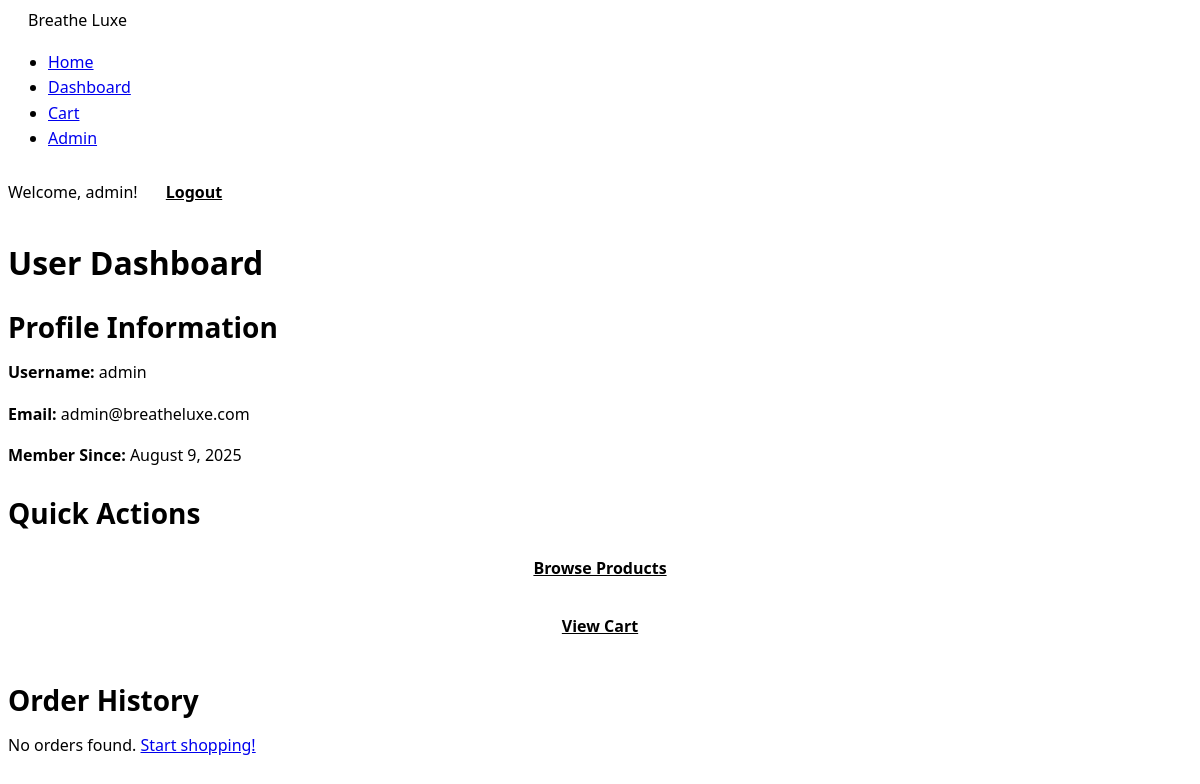
/dashboard.php (signed in), run on the app's committed database.
### tables this page shows
CREATE TABLE users (
    id INT AUTO_INCREMENT PRIMARY KEY,
    username VARCHAR(50) UNIQUE NOT NULL,
    email VARCHAR(100) UNIQUE NOT NULL,
    password VARCHAR(255) NOT NULL,
    created_at TIMESTAMP DEFAULT CURRENT_TIMESTAMP
);

### config.php (called while the page is built, shortened)
<?php
function isAdmin() {
    return isset($_SESSION['username']) && $_SESSION['username'] === 'admin';
}
?>

### dashboard.php (the view, shortened to what this page needs)
<?php
require_once 'config.php';
$pdo = getDBConnection();
$stmt = $pdo->prepare("SELECT username, email, created_at FROM users WHERE id = ?");
$stmt->execute([$_SESSION['user_id']]);
$user = $stmt->fetch(PDO::FETCH_ASSOC);
try {
    $stmt = $pdo->query("SHOW TABLES LIKE 'orders'");
    $tableExists = $stmt->rowCount() > 0;
    if (!$tableExists) {
        $pdo->exec("
            CREATE TABLE orders (
                id INT AUTO_INCREMENT PRIMARY KEY,
                user_id INT NOT NULL,
                order_data TEXT NOT NULL,
                total_price DECIMAL(10,2) NOT NULL DEFAULT 0.00,
                payment_method VARCHAR(50) NOT NULL DEFAULT 'Unknown',
                status VARCHAR(20) DEFAULT 'pending',
                order_date TIMESTAMP DEFAULT CURRENT_TIMESTAMP,
                FOREIGN KEY (user_id) REFERENCES users(id) ON DELETE CASCADE
            )
        ");
        $orders = [];
    } else {
        $stmt = $pdo->prepare("
            SELECT id, user_id, order_date,
                   IFNULL(total_price, 0) as total_price,
                   IFNULL(payment_method, 'Unknown') as payment_method,
                   IFNULL(status, 'pending') as status
            FROM orders
            WHERE user_id = ?
            ORDER BY order_date DESC
        ");
        $stmt->execute([$_SESSION['user_id']]);
        $orders = $stmt->fetchAll(PDO::FETCH_ASSOC);
    }
} catch (PDOException $e) {
    error_log("Dashboard Error: " . $e->getMessage());
    $orders = [];
}
?>
<!DOCTYPE html>
<html lang="en">
<head>
    <link rel="stylesheet" href="style.css">
</head>
<body>
    <header>
        <div class="container">
            <div class="header-content">
                <div class="logo">Breathe Luxe</div>
                <nav>
                    <ul>
                        <li><a href="index.php">Home</a></li>
                        <li><a href="dashboard.php">Dashboard</a></li>
                        <li><a href="cart.php">Cart</a></li>
                        <?php if (isAdmin()): ?>
                            <li><a href="admin.php">Admin</a></li>
                        <?php endif; ?>
                    </ul>
                </nav>
                <div class="user-actions">
                    <span>Welcome, <?php echo htmlspecialchars($_SESSION['username']); ?>!</span>
                    <a href="logout.php" class="btn btn-secondary">Logout</a>
                </div>
            </div>
        </div>
    </header>
    <div class="container dashboard">
        <h2 class="section-title">User Dashboard</h2>
        <div class="dashboard-grid">
            <div class="dashboard-card">
                <h3>Profile Information</h3>
                <p><strong>Username:</strong> <?php echo htmlspecialchars($user['username']); ?></p>
                <p><strong>Email:</strong> <?php echo htmlspecialchars($user['email']); ?></p>
                <p><strong>Member Since:</strong> <?php echo date('F j, Y', strtotime($user['created_at'])); ?></p>
            </div>
            <div class="dashboard-card">
                <h3>Quick Actions</h3>
                <a href="index.php" class="btn btn-primary" style="margin-bottom: 0.5rem; display: block;">Browse Products</a>
                <a href="cart.php" class="btn btn-secondary" style="display: block;">View Cart</a>
            </div>
        </div>
        <div class="dashboard-card" style="margin-top: 2rem;">
            <h3>Order History</h3>
            <?php if (empty($orders)): ?>
                <p>No orders found. <a href="index.php">Start shopping!</a></p>
            <?php endif; ?>
        </div>
    </div>
</body>
</html>

### style.css (style rules this page uses)
body { font-family: "Segoe UI", Tahoma, Geneva, Verdana, sans-serif; line-height: 1.6; color: var(--text-color); background-color: #fff; }

### data on the page
users: username "admin", email "admin@breatheluxe.com", created_at "August 9, 2025"

### other printed values
$_SESSION['username'] "admin"
